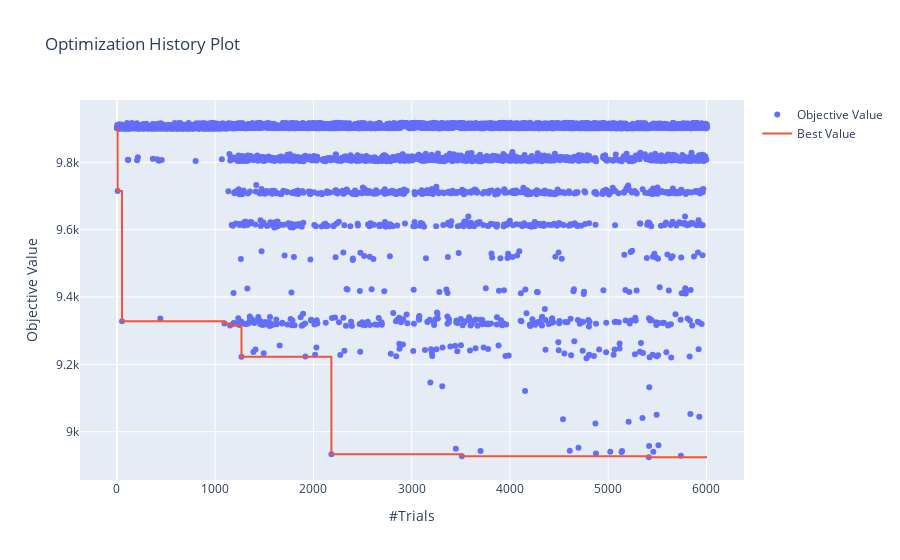

Source (notebook cell):
### Code cell
visualization.plot_optimization_history(study)

### Figure 1 — Plotly figure (JSON) as saved in the notebook; plotly's stock layout.template omitted (floating-point values rounded to 4 significant figures; data arrays with more than 128 entries replaced by an {"elided": "..."} marker saying what was removed)
{"data": [{"mode": "markers", "name": "Objective Value", "type": "scatter", "x": {"elided": "5855 int values"}, "y": {"elided": "5855 float values"}}, {"name": "Best Value", "type": "scatter", "x": {"elided": "5855 int values"}, "y": {"elided": "5855 float values"}}], "layout": {"title": {"text": "Optimization History Plot"}, "xaxis": {"title": {"text": "#Trials"}}, "yaxis": {"title": {"text": "Objective Value"}}}}
